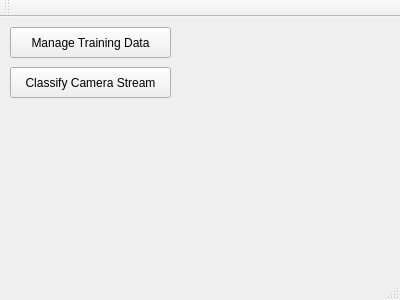
<?xml version="1.0" encoding="UTF-8"?>
<ui version="4.0">
 <class>MainWindow</class>
 <widget class="QMainWindow" name="MainWindow">
  <property name="geometry">
   <rect>
    <x>0</x>
    <y>0</y>
    <width>400</width>
    <height>300</height>
   </rect>
  </property>
  <property name="windowTitle">
   <string>MainWindow</string>
  </property>
  <widget class="QWidget" name="centralWidget">
   <widget class="QPushButton" name="pushButton">
    <property name="geometry">
     <rect>
      <x>10</x>
      <y>10</y>
      <width>161</width>
      <height>31</height>
     </rect>
    </property>
    <property name="text">
     <string>Manage Training Data</string>
    </property>
   </widget>
   <widget class="QPushButton" name="btn_classifyCameraStream">
    <property name="geometry">
     <rect>
      <x>10</x>
      <y>50</y>
      <width>161</width>
      <height>31</height>
     </rect>
    </property>
    <property name="text">
     <string>Classify Camera Stream</string>
    </property>
   </widget>
  </widget>
  <widget class="QMenuBar" name="menuBar">
   <property name="geometry">
    <rect>
     <x>0</x>
     <y>0</y>
     <width>400</width>
     <height>19</height>
    </rect>
   </property>
  </widget>
  <widget class="QToolBar" name="mainToolBar">
   <attribute name="toolBarArea">
    <enum>TopToolBarArea</enum>
   </attribute>
   <attribute name="toolBarBreak">
    <bool>false</bool>
   </attribute>
  </widget>
  <widget class="QStatusBar" name="statusBar"/>
 </widget>
 <layoutdefault spacing="6" margin="11"/>
 <resources/>
 <connections/>
</ui>
